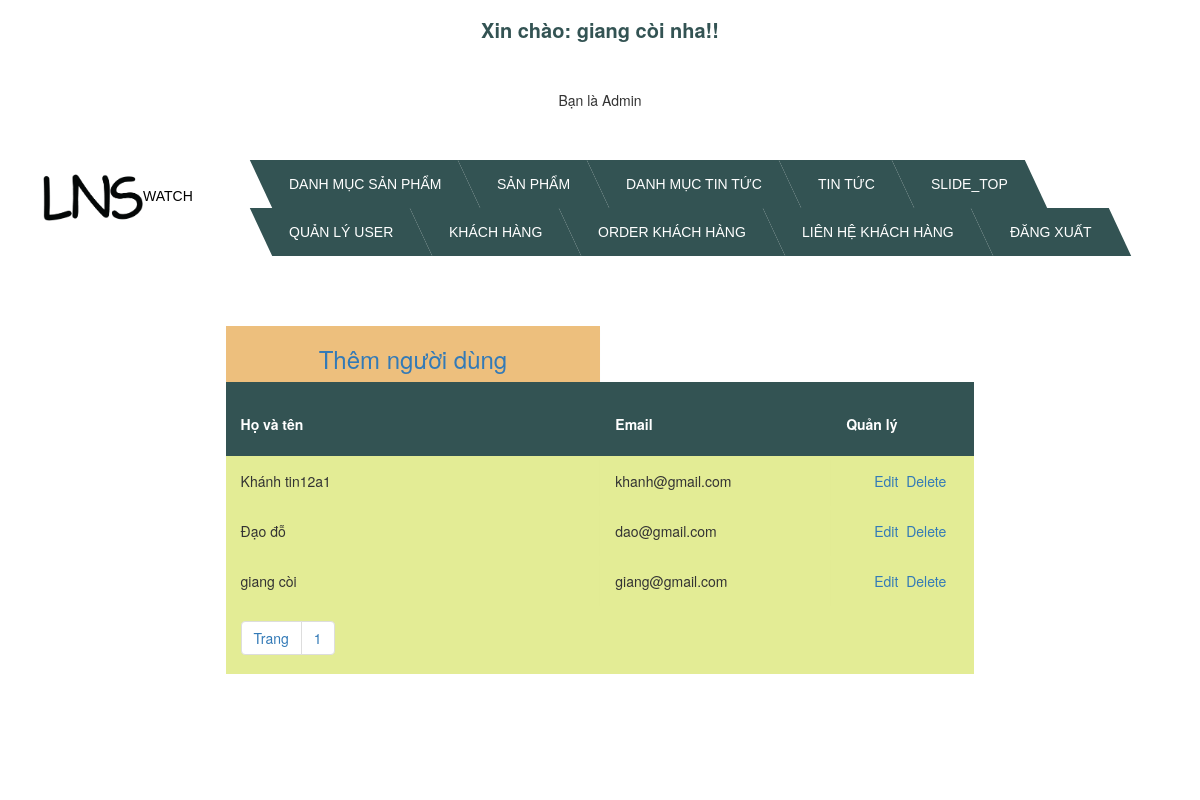
The app's page /admin.php?controller=user (signed in) with its own data.
### tables this page shows
CREATE TABLE `user` (
  `user_id` int(11) NOT NULL,
  `email` varchar(500) NOT NULL,
  `password` varchar(500) NOT NULL,
  `admin_id` int(11) NOT NULL,
  `username` varchar(500) NOT NULL
);

### model/model.php (called while the page is built, shortened)
<?php
	class model{
		public static function list_all($sql){
			global $db;
			$result = mysqli_query($db,$sql) or die("Không truy vấn được 1");
			$arr = array();
			while($rows = mysqli_fetch_object($result))
				$arr[] = $rows;
			return $arr;
		}
		public static function num_rows($sql){
			global $db;
			$result = mysqli_query($db,$sql) or die("Không truy vấn được 4");
			return mysqli_num_rows($result);
		}
	}
 ?>

### view/backend/list_user.php (the view, shortened to what this page needs)
<table class="container">
  <tr>
    <td style="text-align: center; padding: 0; background-color: #edbf7d; color: white;"><a href="admin.php?controller=user&action=add"><h3>Thêm người dùng</h3></a></td>
  </tr>
    <tr>
      <th><h1>Họ và tên</h1></th>
      <th><h1>Email</h1></th>
      <?php if($_SESSION["admin_id"]==1) { ?>
      <th><h1>Quản lý</h1></th>
    <?php } ?>
    </tr>
  <tbody>
    <?php foreach ($data as $rows): ?>
    <tr>
      <td><?php echo $rows->username; ?></td>
      <td><?php echo $rows->email; ?></td>
      <?php if($_SESSION["admin_id"]==1) { ?>
      <td style="text-align:center;">
            <a href="admin.php?controller=user&action=edit&id=<?php echo $rows->user_id; ?>">Edit</a>&nbsp;
            <a href="admin.php?controller=user&action=delete&id=<?php echo $rows->user_id; ?>" onclick="return window.confirm('Are you sure?');">Delete</a>
          </td>
          <?php } ?>
    </tr>
    <?php endforeach; ?>
    <tr>
    <td colspan="3">
      <ul class="pagination">
        <li class="page"><a class="page-item" href="#">Trang</a></li>
        <?php for($i = 1; $i <= $num_page; $i++): ?>
        <li class="page"><a class="page-item" href="admin.php?controller=user&p=<?php echo $i; ?>"><?php echo $i; ?></a></li>
        <?php endfor; ?></td>
        </tr>
  </tbody>
</table>

### public/backend/css_admin/style.css (style rules this page uses)
body { font-family: 'Open Sans', sans-serif; font-weight: 300; line-height: 1.42em; color:#A7A1AE; background-color:#1F2739; }
h1 { font-size:3em; font-weight: 300; line-height:1em; text-align: center; color: #4DC3FA; }
.container th h1 { font-weight: bold; font-size: 1em; text-align: left; color:white; }
.container td { font-weight: normal; font-size: 1em; -webkit-box-shadow: 0 2px 2px -2px #0E1119; -moz-box-shadow: 0 2px 2px -2px #0E1119; box-shadow: 0 2px 2px -2px #0E1119; }
.container { text-align: left; overflow: hidden; width: 80%; margin: 0 auto; display: table; padding: 0 0 8em 0; }
.container td, .container th { padding-bottom: 2%; padding-top: 2%; padding-left:2%; }
.container th { background-color: #335353; }
.container td { background-color: #e3ec95; }

### view/backend/list_user.php (style rules this page uses)
.pagination { padding:0px; margin:0px; }

### records on screen
user: username "Khánh tin12a1", email "khanh@gmail.com"
user: username "Đạo đỗ", email "dao@gmail.com"
user: username "giang còi", email "giang@gmail.com"

### other values on screen
$_SESSION["username"] "giang còi"
